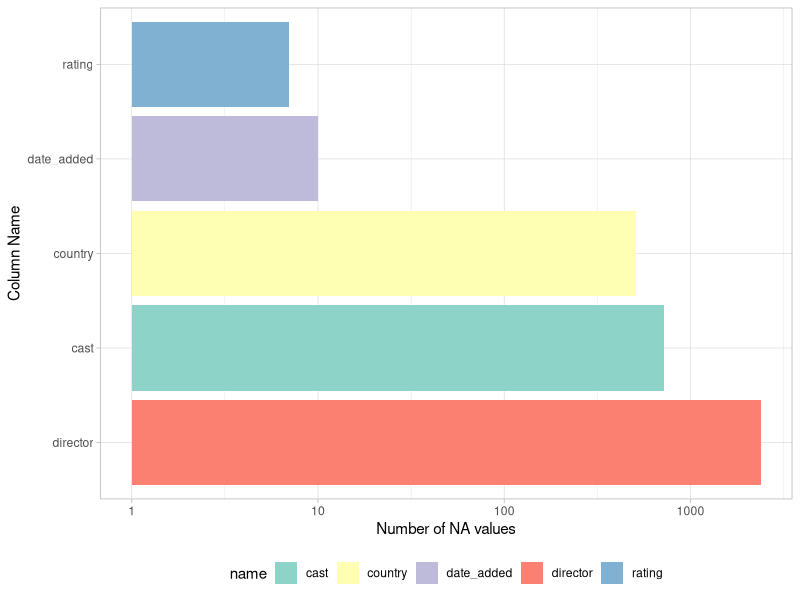
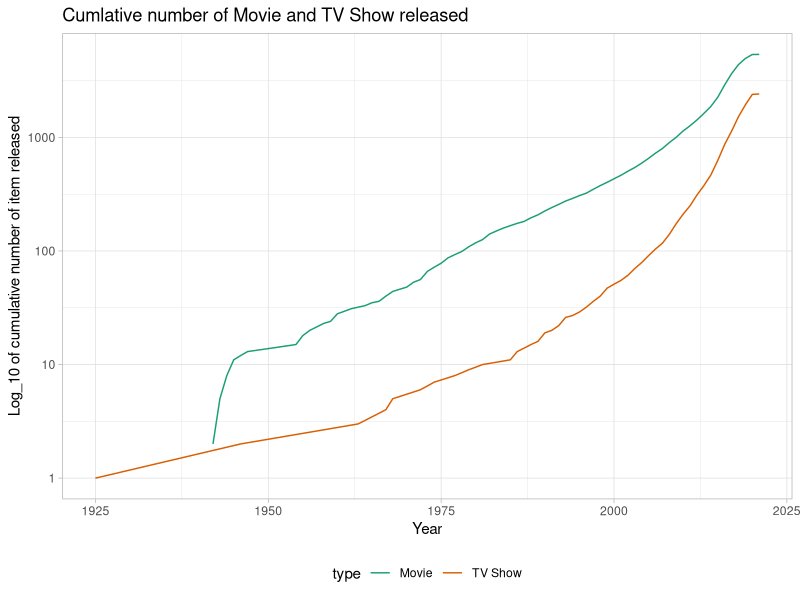
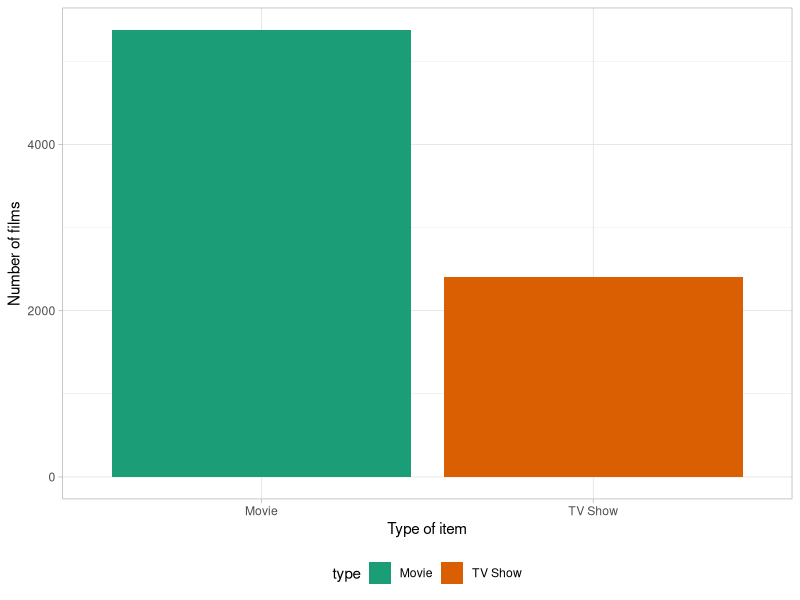
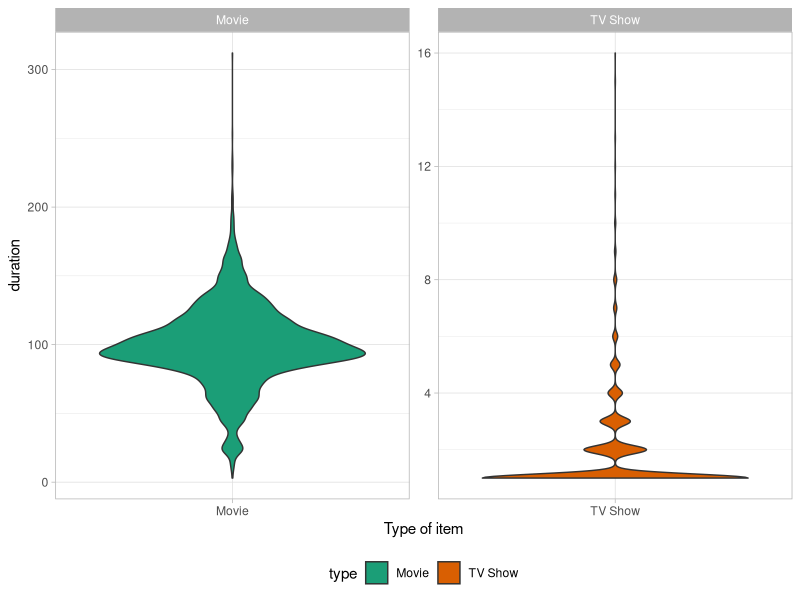
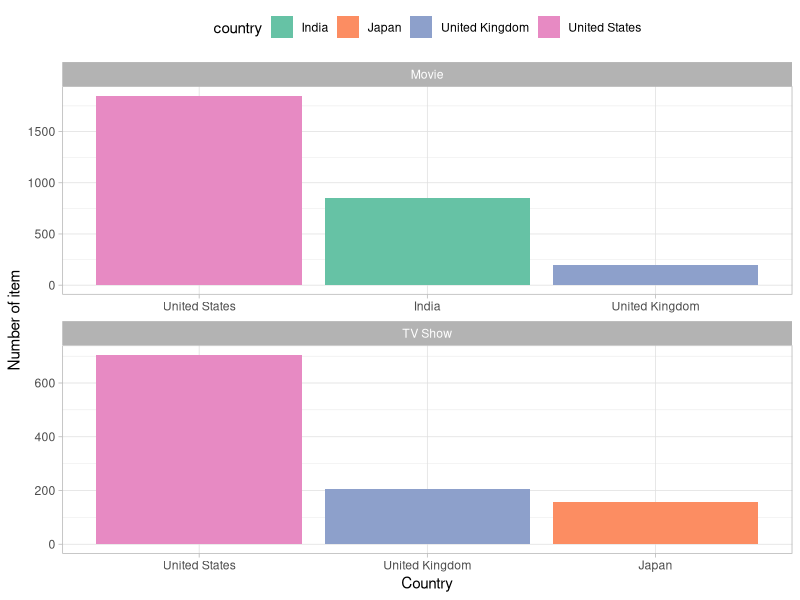
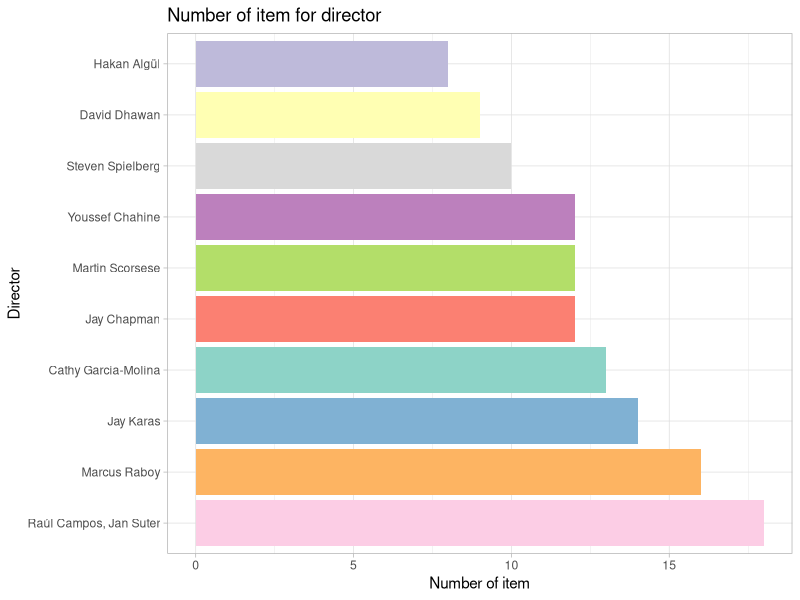
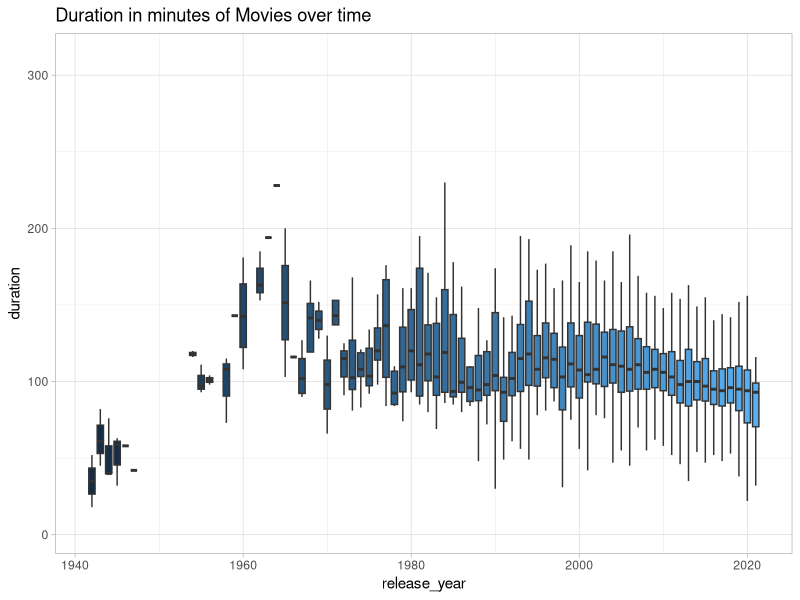

The R source for these figures, in order:
## ---- chunk 1
knitr::opts_chunk$set(
  output.dir="/doc",
	echo = TRUE,
	message = FALSE,
	warning = FALSE
)
library(tidyverse)
library(forecast)
library(lubridate)
## ---- chunk 2
theme_set(theme_light())
## ---- chunk 3
data <- read_csv(file = "tuesdata.csv") %>%  
  tibble() %>%  
  mutate_if(is_character, factor) 
## ---- chunk 4
data %>%  summary()
## ---- chunk 5
data %>%
  select(everything()) %>%  # replace to your needs
  summarise_all(funs(sum(is.na(.)))) %>%  
  pivot_longer(cols = everything()) %>% 
  filter(value > 0) %>% 
  
  ggplot(., aes(x = value, y = reorder(name, -value), fill = name)) +
  geom_bar(stat="identity") +
  scale_fill_brewer(palette = "Set3") +
  scale_x_log10() +
  xlab("Number of NA values") + 
  ylab("Column Name") + 
  theme(legend.position = "bottom") 
## ---- chunk 6
data %>% 
  group_by(type, release_year) %>% 
  summarize(n=n()) %>%  
  mutate(cum = cumsum(n)) %>% 
  
 ggplot(., aes(x=release_year, y=cum, col=type)) +
  geom_line() +
  scale_y_log10()  +
  scale_color_brewer(palette = "Dark2") + 
  ylab("Log_10 of cumulative number of item released") +
  xlab("Year") +
  theme_light() +
  theme(legend.position = "bottom") +
  ggtitle("Cumlative number of Movie and TV Show released")
## ---- chunk 7
data %>%  
  group_by(type) %>% 
  count() %>% 
  
  ggplot(., aes(x = type, y = n, fill = type)) +
  geom_bar(stat="identity") +
  scale_fill_brewer(palette = "Dark2") +
  theme_light() +
  ylab("Number of films") +
  xlab("Type of item") +
  theme(legend.position = "bottom")
## ---- chunk 8
data %>% 
  mutate(duration = as.integer(str_split_fixed(duration," ", 2)[, 1])) %>%  
  group_by(type, duration)   %>% 
  summarise(duration, .groups = "drop") %>%  
  
  ggplot(., aes(x = type, y = duration, fill = type)) +
  geom_violin() +
  #geom_boxplot() +
  scale_fill_brewer(palette = "Dark2") +
  theme_light() +
  xlab("Type of item") +
  theme(legend.position = "bottom")   +
  facet_wrap("type", scales = "free") 

## ---- chunk 9
data %>% 
mutate(duration = as.integer(str_split_fixed(duration," ", 2)[, 1])) %>%  
  filter(type == "TV Show") %>%  
  filter(duration > 13) %>%  
  summarise(title, duration, cast, country, release_year, description)
## ---- chunk 10
data %>% 
mutate(duration = as.integer(str_split_fixed(duration," ", 2)[, 1])) %>%  
  filter(type == "Movie") %>%  
  filter(duration > 250) %>%   
  summarise(title, duration, cast, country, release_year, description)
## ---- chunk 11
data %>%  
  group_by(country, type) %>% 
  count() %>% 
  drop_na() %>% 
  group_by(type) %>% 
  slice_max(order_by = n, n = 3)   %>% 

  ggplot(., aes(x = reorder(country, -n), y = n, fill= country)) +
  geom_bar(stat="identity") +
  #scale_y_log10() +
  scale_fill_brewer(palette = "Set2") +
  theme_light() +
  xlab("Country") +
  ylab("Number of item") +
  theme(legend.position = "top") + 
  facet_wrap("type", scales = "free", ncol = 1)
## ---- chunk 12
data  %>% 
  filter(str_detect(string = cast, regex('DiCaprio', ignore_case = T))) %>% 
  summarise(title, type, cast) 
## ---- chunk 13
data  %>% 
  filter(str_detect(string = cast, regex('Depp', ignore_case = T))) %>% 
  summarise(title, type, cast) 
## ---- chunk 14
data %>% 
  group_by(director) %>% 
  count() %>% 
  drop_na() %>% 
  arrange(desc(n)) %>% 
  head(10) %>% 
  
  ggplot(., aes(x = n, y = reorder(director, -n), fill= director)) +
  geom_bar(stat="identity") +
  scale_fill_brewer(palette = "Set3") +
  theme_light() +
  xlab("Number of item") +
  ylab("Director") +
  theme(legend.position = "none") +
  ggtitle("Number of item for director")
  
## ---- chunk 15
data %>% 
  filter(type == "Movie") %>% 
  mutate(duration = as.integer(str_split_fixed(duration," ", 2)[, 1])) %>% 
  ggplot(., aes(x=release_year, y= duration, 
                group= release_year, fill = release_year)) + 
  geom_boxplot(outlier.shape = NA) +
  theme(legend.position = "none") + 
  ggtitle("Duration in minutes of Movies over time")
